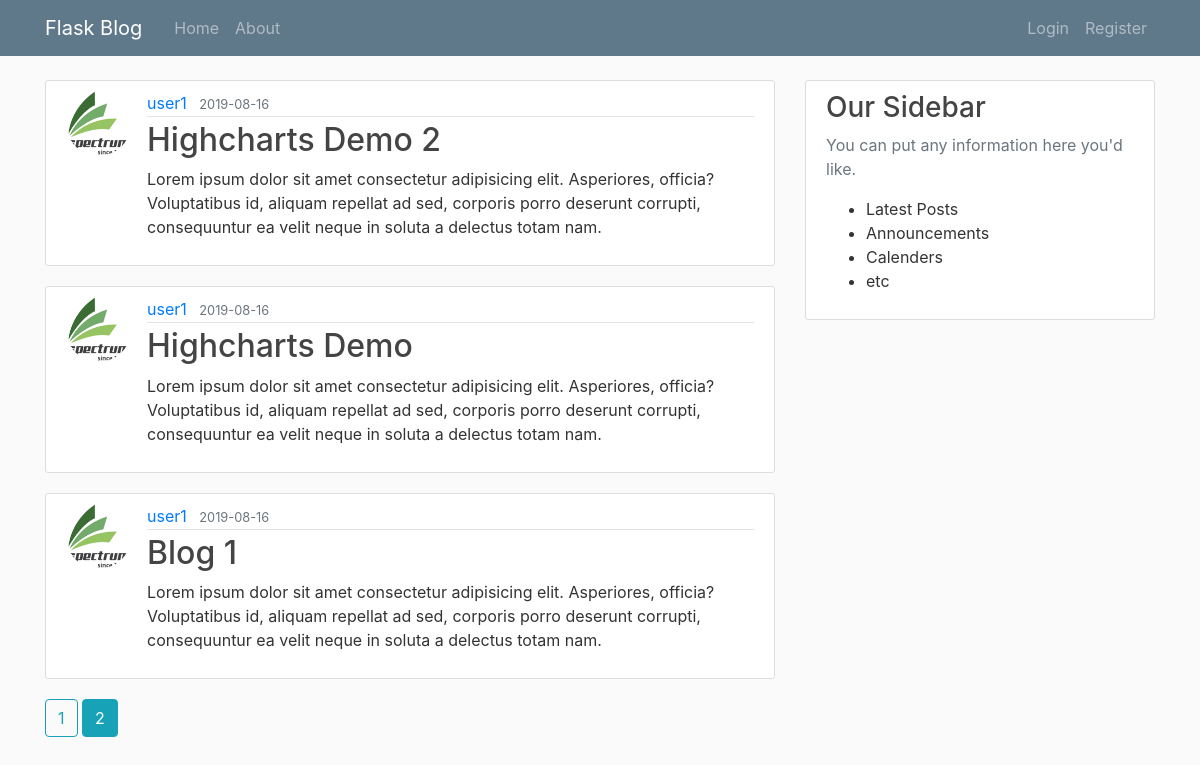
/home?page=2, run on an earlier commit of the app's database.
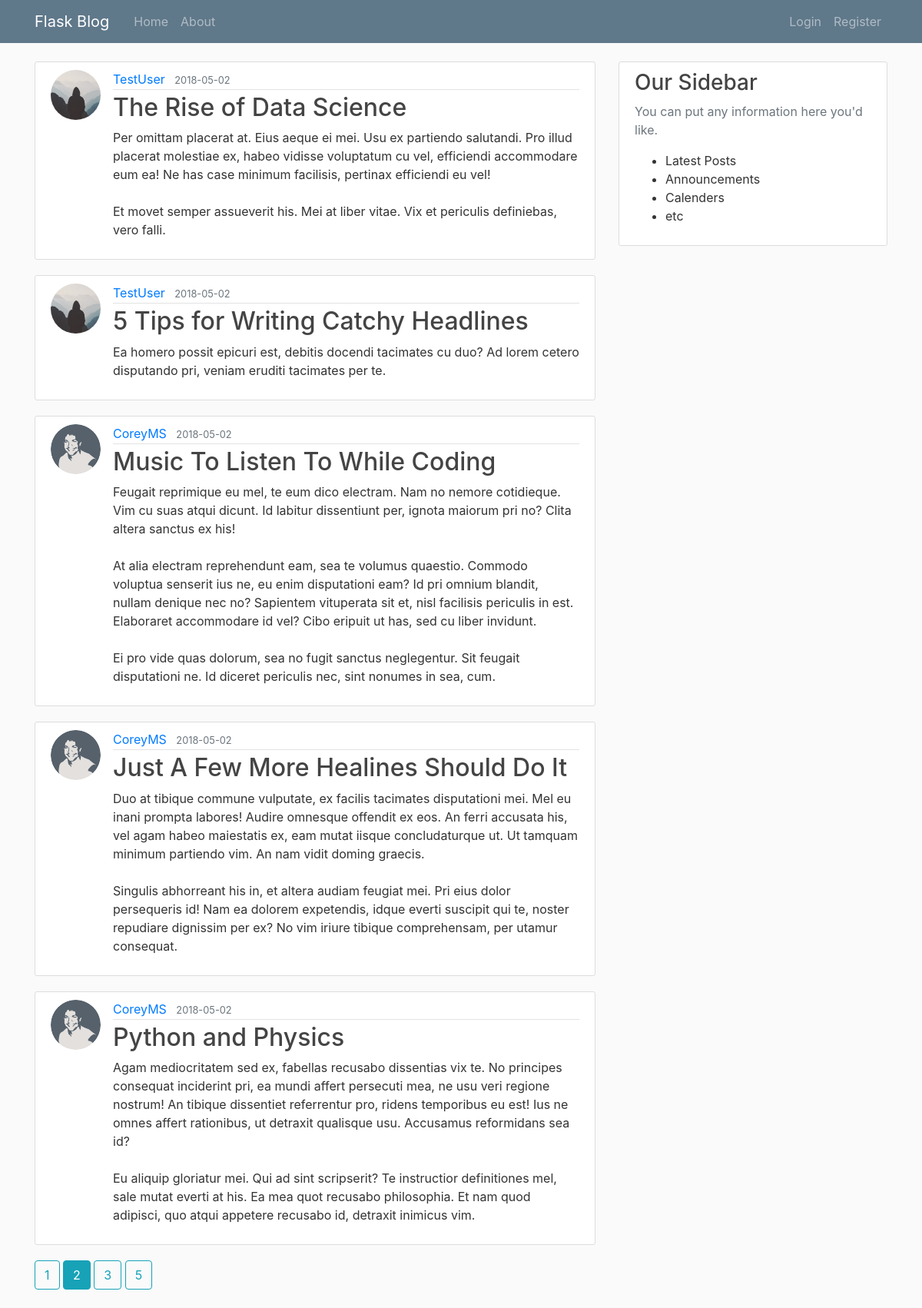
And on a later commit of the database.
### flaskblog/models.py (models this page shows, shortened)
class Post(db.Model):
    id = db.Column(db.Integer, primary_key=True)
    title = db.Column(db.String(100), nullable=False)
    date_posted = db.Column(db.DateTime, nullable=False, default=datetime.utcnow)
    content = db.Column(db.Text, nullable=False)
    user_id = db.Column(db.Integer, db.ForeignKey('user.id'), nullable=False)

class User(db.Model, UserMixin):
    id = db.Column(db.Integer, primary_key=True)
    username = db.Column(db.String(20), unique=True, nullable=False)
    email = db.Column(db.String(120), unique=True, nullable=False)
    image_file = db.Column(db.String(20), nullable=False, default='default.jpg')
    password = db.Column(db.String(60), nullable=False)
    posts = db.relationship('Post', backref='author', lazy=True)

### flaskblog/main/routes.py (the view)
@main.route('/')
@main.route('/home')
def home():
    page = request.args.get('page', 1, type=int)
    posts = Post.query.order_by(
        Post.date_posted.desc()).paginate(page=page, per_page=5)
    return render_template('home.html', posts=posts)

### flaskblog/templates/home.html (shortened to what this page needs)
{% extends "layout.html" %}
{% block content %}
    {% for post in posts.items %}
        <article class="media content-section">
            <img class="rounded-circle article-img" src="{{ url_for('static', filename='profile_pics/' + post.author.image_file) }}">
            <div class="media-body">
                <div class="article-metadata">
                    <a class="mr-2" href="{{ url_for('users.user_posts', username=post.author.username)}}">{{ post.author.username }}</a>
                    <small class="text-muted">{{ post.date_posted.strftime('%Y-%m-%d') }}</small>
                </div>
                <h2><a class="article-title" href="{{ url_for('posts.post', post_id=post.id) }}">{{ post.title }}</a></h2>
                <p class="article-content">{{ post.content }}</p>
            </div>
        </article>
    {% endfor %}
    {% for page_num in posts.iter_pages(left_edge=1, right_edge=1, left_current=1, right_current=2) %}
        {% if page_num %}
            {% if posts.page == page_num %}
                <a class="btn btn-info mb-4" href="{{ url_for('main.home', page=page_num) }}">{{ page_num }}</a>
            {% else %}
                <a class="btn btn-outline-info mb-4" href="{{ url_for('main.home', page=page_num) }}">{{ page_num }}</a>
            {% endif %}
        {% endif %}
    {% endfor %}
{% endblock content %}

What changed in the data, as far as the page shows it:
removed Post: image_file (picture), author.username "user1", date_posted "2019-08-16", title "Highcharts Demo 2", content "Lorem ipsum dolor sit amet consectetur adipisicing elit. Asperiores, officia? Voluptatibus id, aliquam repellat ad sed, corporis porro deserunt corrupti, consequuntur ea velit neque in soluta a delectus totam nam."
no longer on this page (row edited): Post: image_file (picture), author.username "user1", date_posted "2019-08-16", title "Highcharts Demo", content "Lorem ipsum dolor sit amet consectetur adipisicing elit. Asperiores, officia? Voluptatibus id, aliquam repellat ad sed, corporis porro deserunt corrupti, consequuntur ea velit neque in soluta a delectus totam nam."
no longer on this page (row edited): Post: image_file (picture), author.username "user1", date_posted "2019-08-16", title "Blog 1", content "Lorem ipsum dolor sit amet consectetur adipisicing elit. Asperiores, officia? Voluptatibus id, aliquam repellat ad sed, corporis porro deserunt corrupti, consequuntur ea velit neque in soluta a delectus totam nam."
added Post: image_file (placeholder picture), author.username "TestUser", date_posted "2018-05-02", title "The Rise of Data Science", content "Per omittam placerat at. Eius aeque ei mei. Usu ex partiendo salutandi. Pro illud placerat molestiae ex, habeo vidisse voluptatum cu vel, efficiendi accommodare eum ea! Ne has case minimum facilisis, pertinax efficiendi eu vel! Et movet semper assueverit his. Mei at liber vitae. Vix et periculis definiebas, vero falli."
added Post: image_file (placeholder picture), author.username "TestUser", date_posted "2018-05-02", title "5 Tips for Writing Catchy Headlines", content "Ea homero possit epicuri est, debitis docendi tacimates cu duo? Ad lorem cetero disputando pri, veniam eruditi tacimates per te."
added Post: image_file (picture), author.username "CoreyMS", date_posted "2018-05-02", title "Music To Listen To While Coding", content "Feugait reprimique eu mel, te eum dico electram. Nam no nemore cotidieque. Vim cu suas atqui dicunt. Id labitur dissentiunt per, ignota maiorum pri no? Clita altera sanctus ex his! At alia electram reprehendunt eam, sea te volumus quaestio. Commodo voluptua senserit ius ne, eu enim disputationi eam? Id pri omnium blandit, nullam denique nec no? Sapientem vituperata sit et, nisl facilisis periculis in est. Elaboraret accommodare id vel? Cibo eripuit ut has, sed cu liber invidunt. Ei pro vide quas dolorum, sea no fugit sanctus neglegentur. Sit feugait disputationi ne. Id diceret periculis nec, sint nonumes in sea, cum."
added Post: image_file (picture), author.username "CoreyMS", date_posted "2018-05-02", title "Just A Few More Healines Should Do It", content "Duo at tibique commune vulputate, ex facilis tacimates disputationi mei. Mel eu inani prompta labores! Audire omnesque offendit ex eos. An ferri accusata his, vel agam habeo maiestatis ex, eam mutat iisque concludaturque ut. Ut tamquam minimum partiendo vim. An nam vidit doming graecis. Singulis abhorreant his in, et altera audiam feugiat mei. Pri eius dolor persequeris id! Nam ea dolorem expetendis, idque everti suscipit qui te, noster repudiare dignissim per ex? No vim iriure tibique comprehensam, per utamur consequat."
added Post: image_file (picture), author.username "CoreyMS", date_posted "2018-05-02", title "Python and Physics", content "Agam mediocritatem sed ex, fabellas recusabo dissentias vix te. No principes consequat inciderint pri, ea mundi affert persecuti mea, ne usu veri regione nostrum! An tibique dissentiet referrentur pro, ridens temporibus eu est! Ius ne omnes affert rationibus, ut detraxit qualisque usu. Accusamus reformidans sea id? Eu aliquip gloriatur mei. Qui ad sint scripserit? Te instructior definitiones mel, sale mutat everti at his. Ea mea quot recusabo philosophia. Et nam quod adipisci, quo atqui appetere recusabo id, detraxit inimicus vim."
Also different on the page:
new list line: "3"
new list line: "5"
